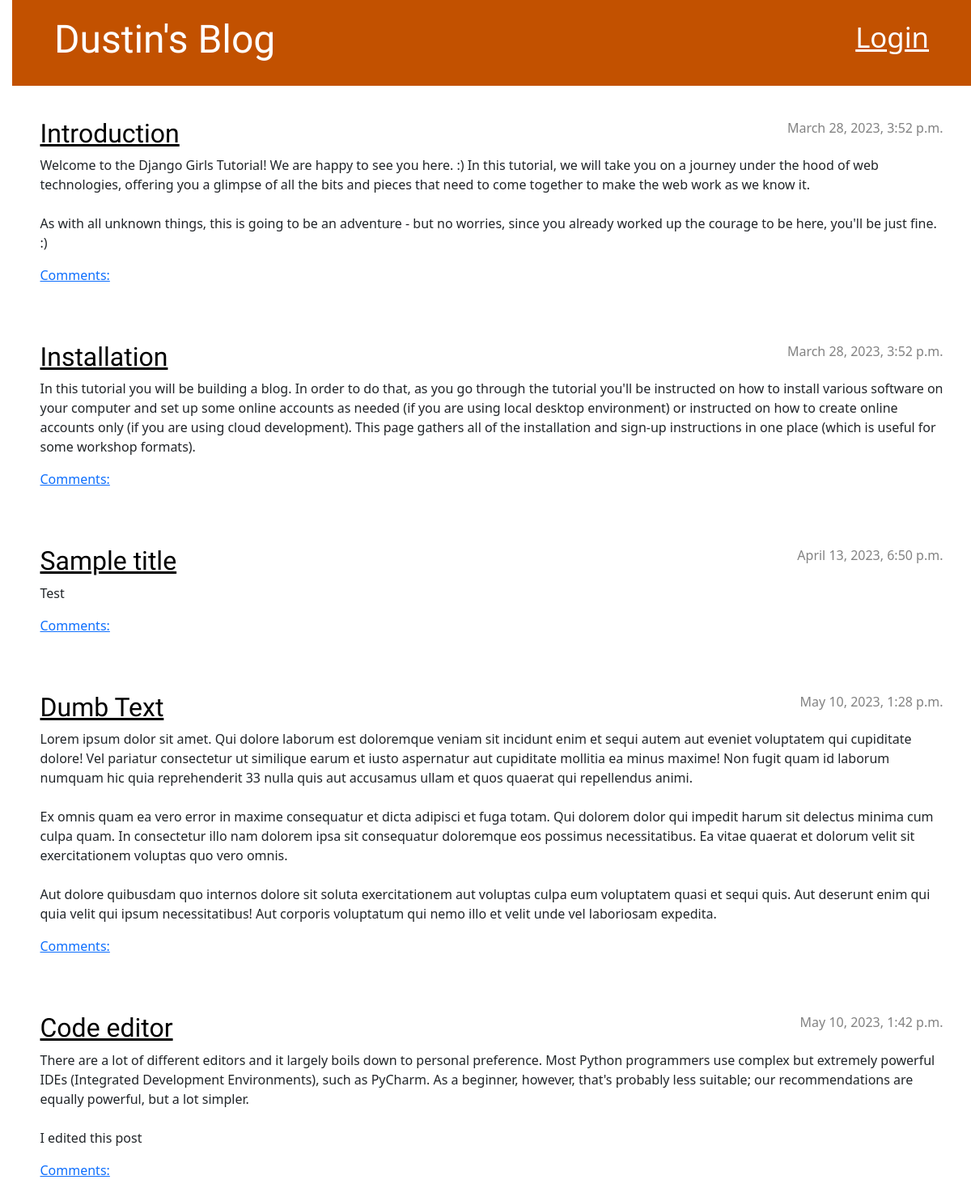
Before: / with the older database file.
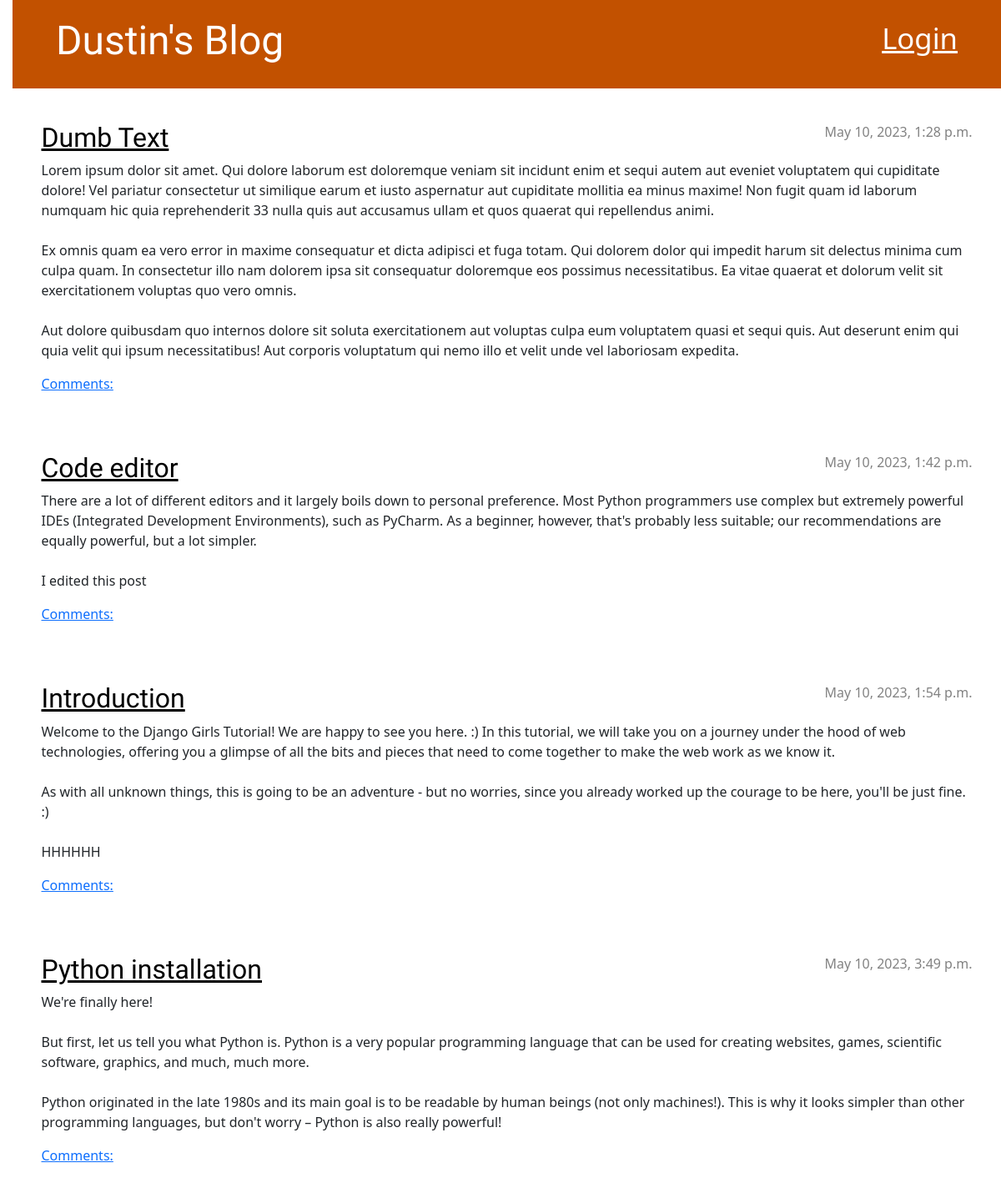
After: the same page with the newer database file.
### blog/models.py (models this page shows, shortened)
class Post(models.Model):
    author = models.ForeignKey(settings.AUTH_USER_MODEL, on_delete=models.CASCADE)
    title = models.CharField(max_length=200)
    text = models.TextField()
    created_date = models.DateTimeField(default=timezone.now)
    published_date = models.DateTimeField(blank=True, null=True)

### blog/views.py (the view)
# urls.py: path('', views.post_list, name='post_list'),
def post_list(request):
    posts = Post.objects.filter(published_date__lte=timezone.now()).order_by('published_date')
    return render(request, 'blog/post_list.html', {'posts': posts})

### blog/templates/blog/post_list.html
{% extends 'blog/base.html' %}
{% block content %}
    {% for post in posts %}
        <article class="post">
            <time class="date">
                {{ post.published_date }}
            </time>
            <h2><a href="{% url 'post_detail' pk=post.pk %}">{{ post.title }}</a></h2>
            <p>{{ post.text|linebreaksbr }}</p>
            <a href="{% url 'post_detail' pk=post.pk %}">Comments: {{ post.approved_comments.count }}</a>
        </article>
    {% endfor %}
{% endblock %}

### blog/templates/blog/base.html (shortened to what this page needs)
{% load static %}
<!DOCTYPE html>
<html>
    <head>
        <link rel="stylesheet" href="https://cdn.jsdelivr.net/npm/bootstrap@5.1.3/dist/css/bootstrap.min.css">
        <link rel="stylesheet" href="{% static 'css/blog.css' %}">
    </head>
    <body>
        <header class="page-header">
            <div class="container">
                {% if user.is_authenticated %}
                    <a href="{% url 'post_new' %}" class="top-menu">
                        {% include './icons/file-earmark-plus.svg' %}
                    </a>
                    <a href="{% url 'post_draft_list' %}" class="top-menu"><span class="glyphicon glyphicon-edit"></span></a>
                    <p class="top-menu">Hello {{ user.username }} <small>(<a href="{% url 'logout' %}">Log out</a>)</small></p>
                {% else %}
                    <a href="{% url 'login' %}" class="top-menu">Login</a>
                {% endif %}
                <h1><a href="/">Dustin's Blog</a></h1>
            </div>
          </header>
          <main class="container">
              <div class="row">
                  <div class="col">
                    {% block content %}
                    {% endblock %}
                  </div>
              </div>
          </main>
    </body>
</html>

### blog/static/css/blog.css (style rules this page uses)
h1 a, h2 a { color: #C25100; font-family: 'Lobster'; }
body { padding-left: 15px; }
.page-header { background-color: #C25100; margin-top: 0; margin-bottom: 40px; padding: 20px 20px 20px 40px; }
.page-header h1, .page-header h1 a, .page-header h1 a:visited, .page-header h1 a:active { color: #ffffff; font-size: 36pt; text-decoration: none; }
h1, h2, h3, h4 { font-family: 'Lobster', cursive; }
.date { color: #828282; }
.top-menu, .top-menu:hover, .top-menu:visited { color: #ffffff; float: right; font-size: 26pt; margin-right: 20px; }
.post { margin-bottom: 70px; }
.post h2 a, .post h2 a:visited { color: #000000; }
.post > .date, .post > .actions { float: right; }

Changed rows visible on the page:
removed Post: published_date "March 28, 2023, 3:52 p.m.", title "Installation", text "In this tutorial you will be building a blog. In order to do that, as you go through the tutorial you'll be instructed on how to install various software on your computer and set up some online accounts as needed (if you are using local desktop environment) or instructed on how to create online accounts only (if you are using cloud development). This page gathers all of the installation and sign-up instructions in one place (which is useful for some workshop formats)."
removed Post: published_date "April 13, 2023, 6:50 p.m.", title "Sample title", text "Test"
changed Post "Introduction": published_date "March 28, 2023, 3:52 p.m." → "May 10, 2023, 1:54 p.m."; text "…be just fine. :)" → "…be just fine. :) HHHHHH"; moves down the list
now on this page (row edited): Post: published_date "May 10, 2023, 3:49 p.m.", title "Python installation", text "We're finally here! But first, let us tell you what Python is. Python is a very popular programming language that can be used for creating websites, games, scientific software, graphics, and much, much more. Python originated in the late 1980s and its main goal is to be readable by human beings (not only machines!). This is why it looks simpler than other programming languages, but don't worry – Python is also really powerful!"
